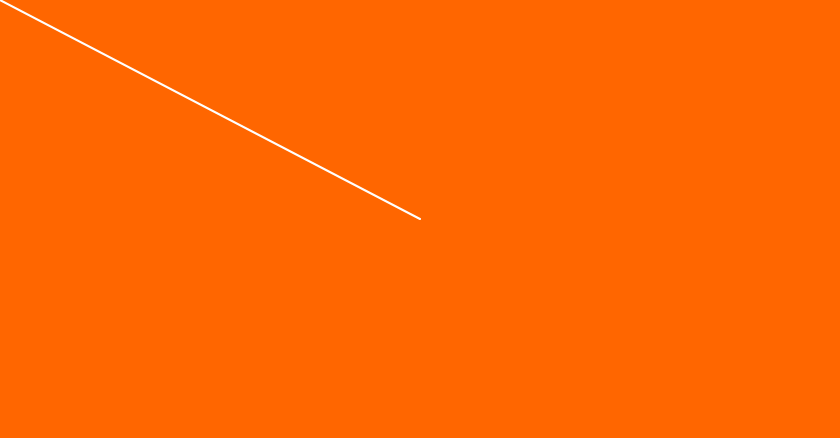
Frame 1 (no input)
Frame 60 (no input): identical to frame 1, image omitted
Frame 120 (the mouse pressed at the canvas centre since frame 60): blank canvas, image omitted

The p5.js sketch that drew this single still picture (run headless with seeded random() and noise() and a simulated clock; from frame 60 on, the mouse is pressed at the canvas centre):

// p5.js sketch
// ── sketch.js
let canvasWidth = 840;
let canvasHeight = 438;

function setup() {
  createCanvas(canvasWidth, canvasHeight);
}

function draw() {
  background('#ff6600');

  let mouse = createVector(mouseX, mouseY);
  let center = createVector(width / 2, height / 2);
  mouse.sub(center);

  translate(width / 2, height / 2);
  strokeWeight(2);
  stroke(255);
  line(0, 0, mouse.x, mouse.y);
}
